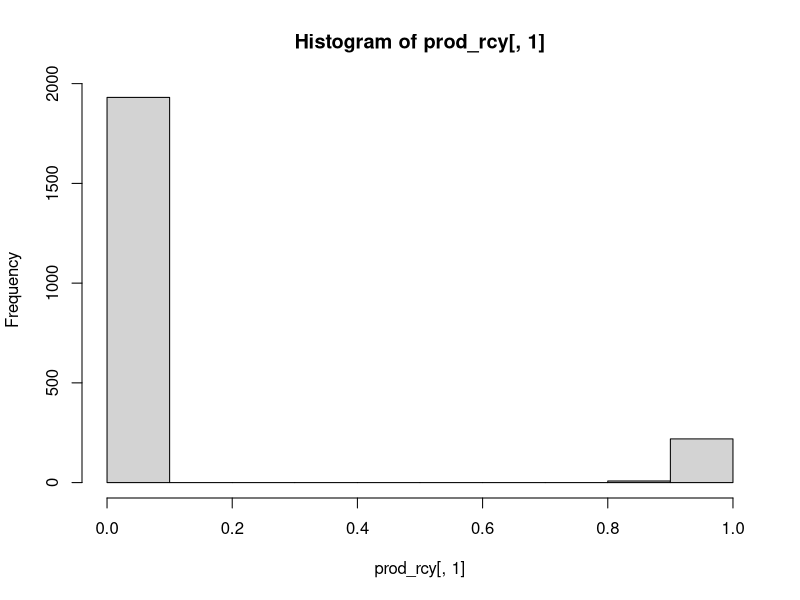
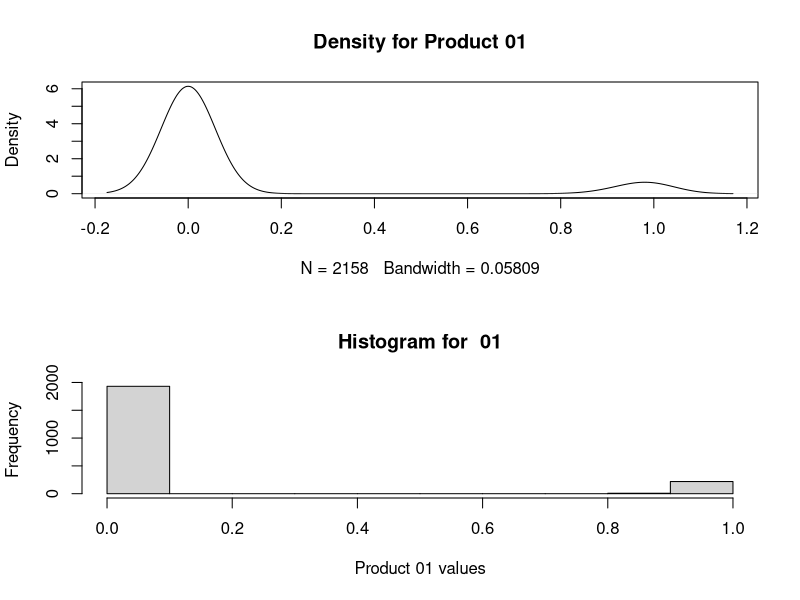
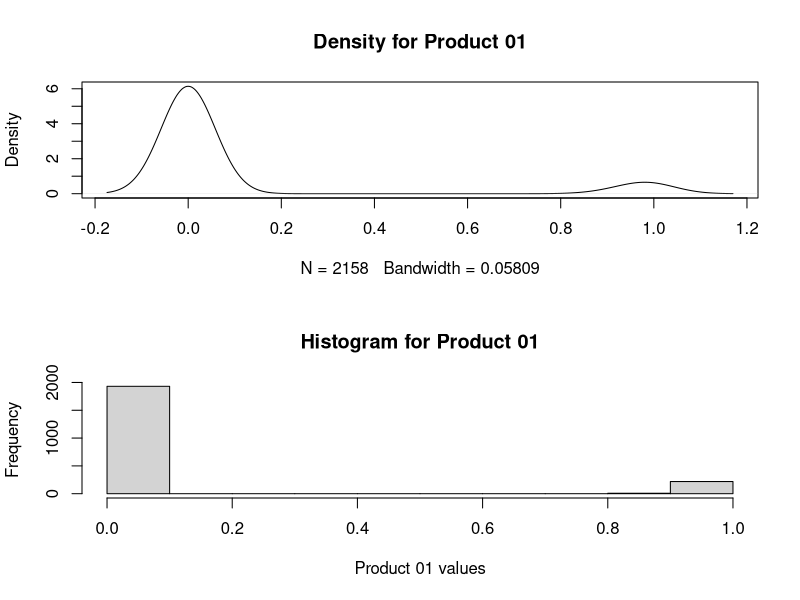
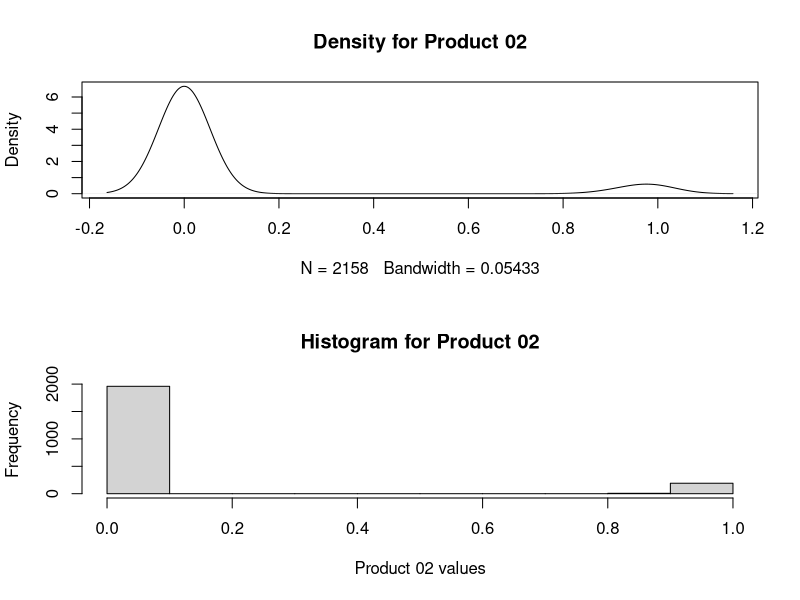
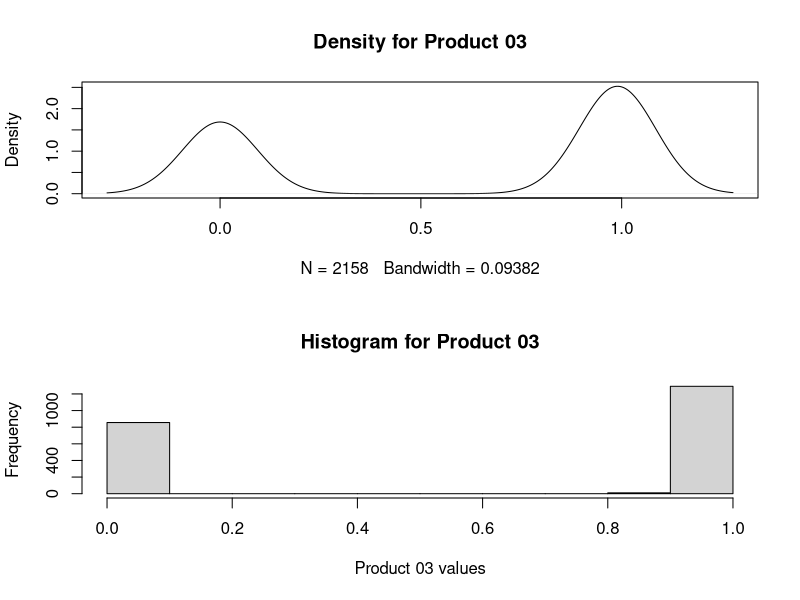
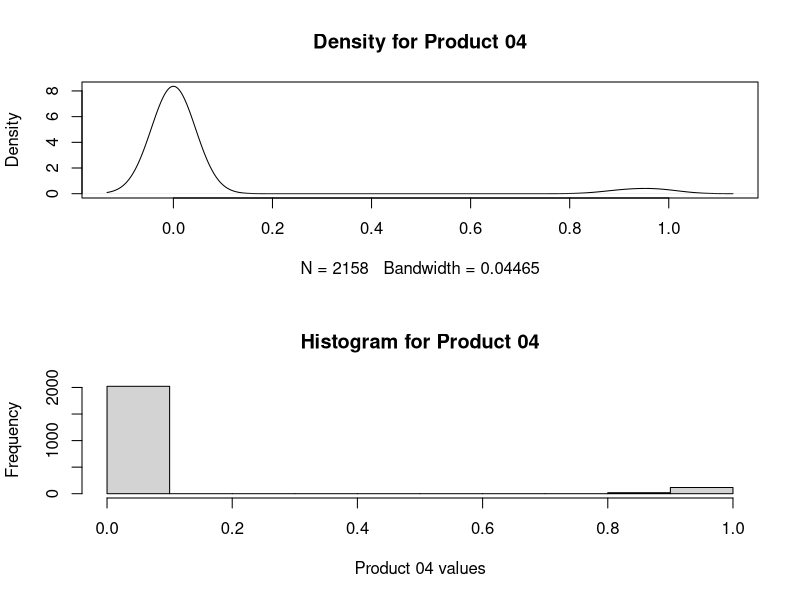
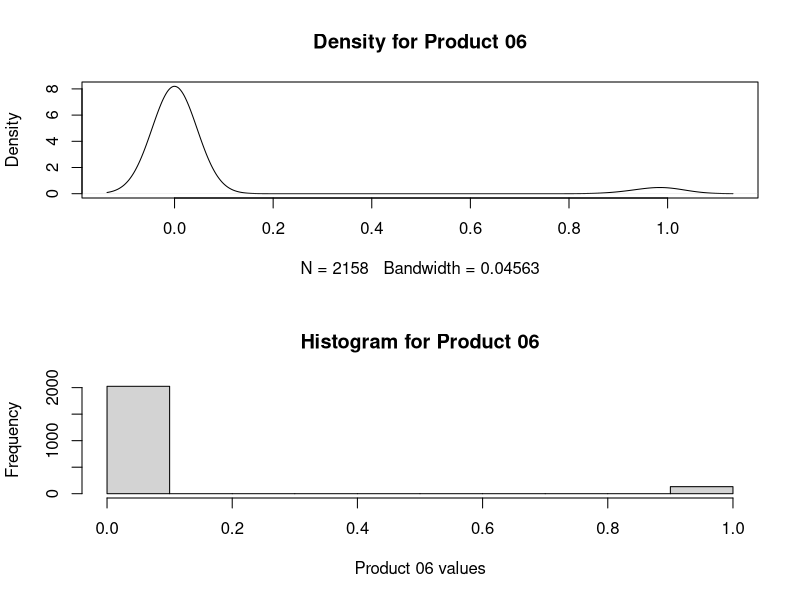
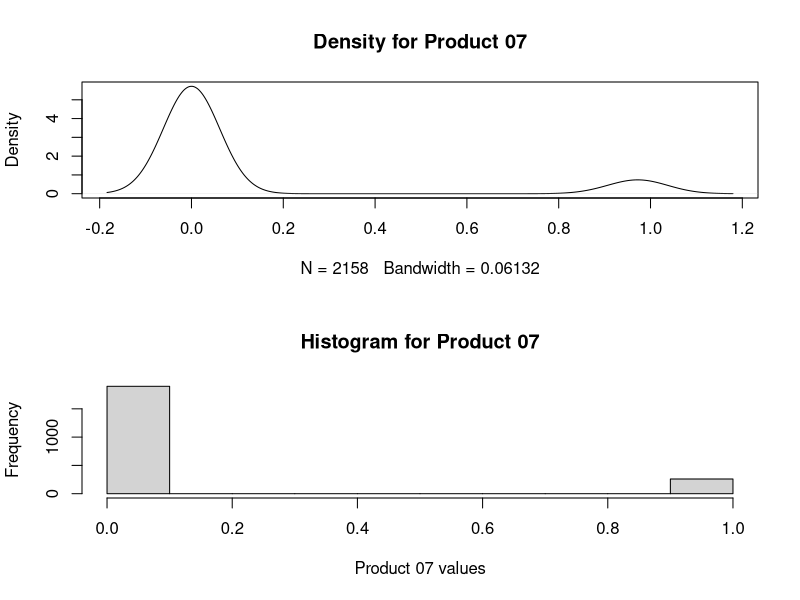

These charts were generated, in order, by the following R code:
setwd("C:\\Users\\A0120066W\\Dropbox\\KE_DMM\\Data & R Code")

proj_data<-read.csv("Project Data.csv")

prod_rcy<-proj_data[,2:16]
nrow(prod_rcy)
head(prod_rcy)

class(prod_rcy)

ncol(prod_rcy)

i=1

column_names<-substring(colnames(prod_rcy),2,3)

par(mfrow=c(1,1))

png(filename="Test.png",width=240,height=240,units="px")
par(mfrow=c(2,1))
plot(density(prod_rcy[,i]),main=paste("Density for Product",column_names[i],sep=" "),width=240,height=240,units="px")
hist(prod_rcy[,i],main=paste("Histogram for ",column_names[i],sep=" "),xlab=paste("Product",column_names[i],"values",sep=" "))
dev.off()

hist(prod_rcy[,1])

for(i in 1:ncol(prod_rcy)){
  png(filename=paste(paste("Product",column_names[i],sep=" "),".png",sep=""))
  par(mfrow=c(2,1))
  plot(density(prod_rcy[,i]),main=paste("Density for Product",column_names[i],sep=" "))
  hist(prod_rcy[,i],main=paste("Histogram for Product",column_names[i],sep=" "),xlab=paste("Product",column_names[i],"values",sep=" "))
  dev.off()
}
 

png(filename="Main.png")

for(i in 1:ncol(prod_rcy)){
  #plot(density(prod_rcy[,i]),main=paste("Density for Product",column_names[i],sep=" "))
  png(filename=paste(paste("Product",column_names[i],sep=" "),".png",sep=""))
  hist(prod_rcy[,i],main=paste("Histogram for Product",column_names[i],sep=" "),xlab=paste("Product",column_names[i],"values",sep=" "))
  dev.off()
}
dev.off()

i=1
j=1
for(i in 1:nrow(prod_rcy)){
  for(j in 1:ncol(prod_rcy)){
    if(prod_rcy[i,j] <=0.2)
      prod_rcy[i,j]=0
    else
      prod_rcy[i,j]=1
  }
}
